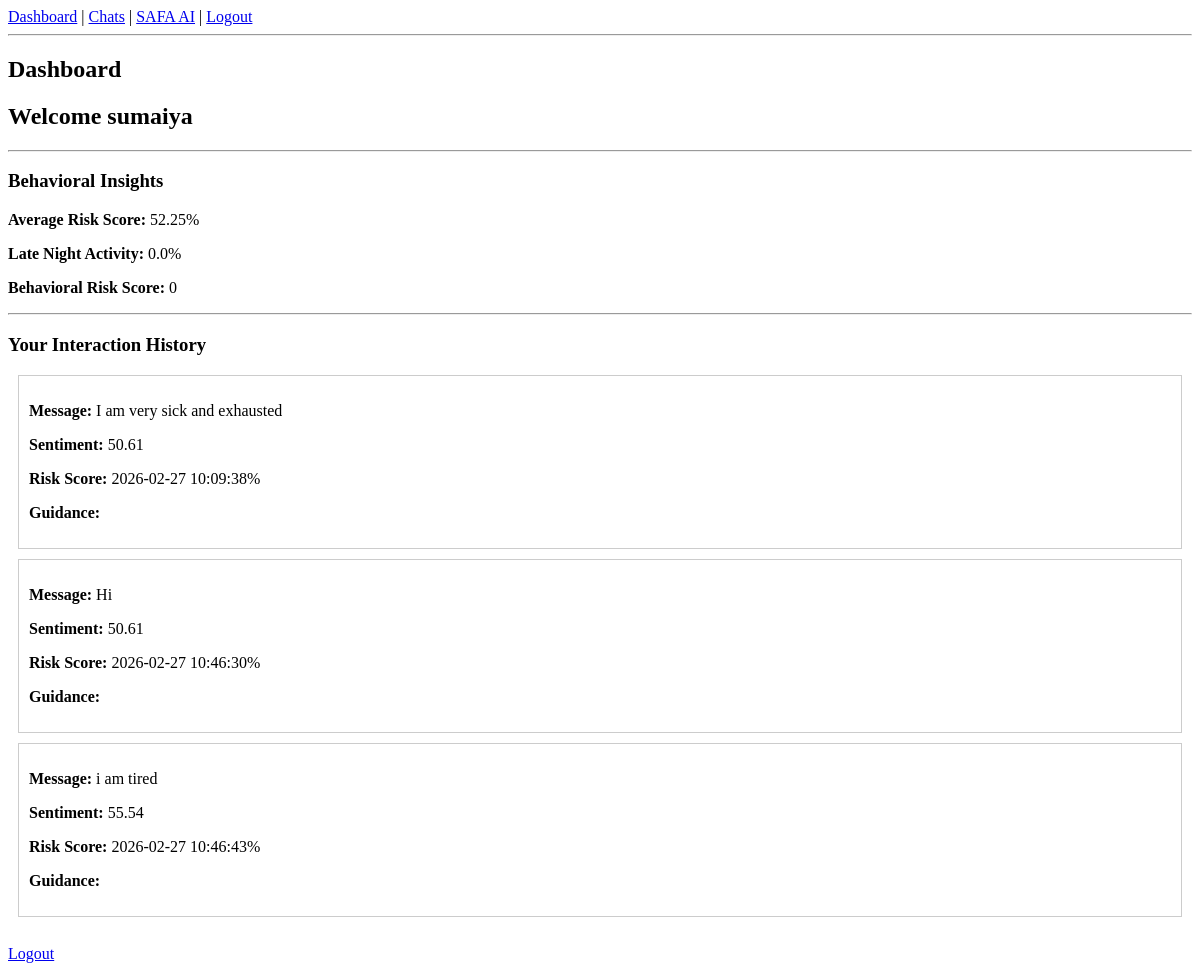
The page /dashboard (signed in) on the database as committed earlier.
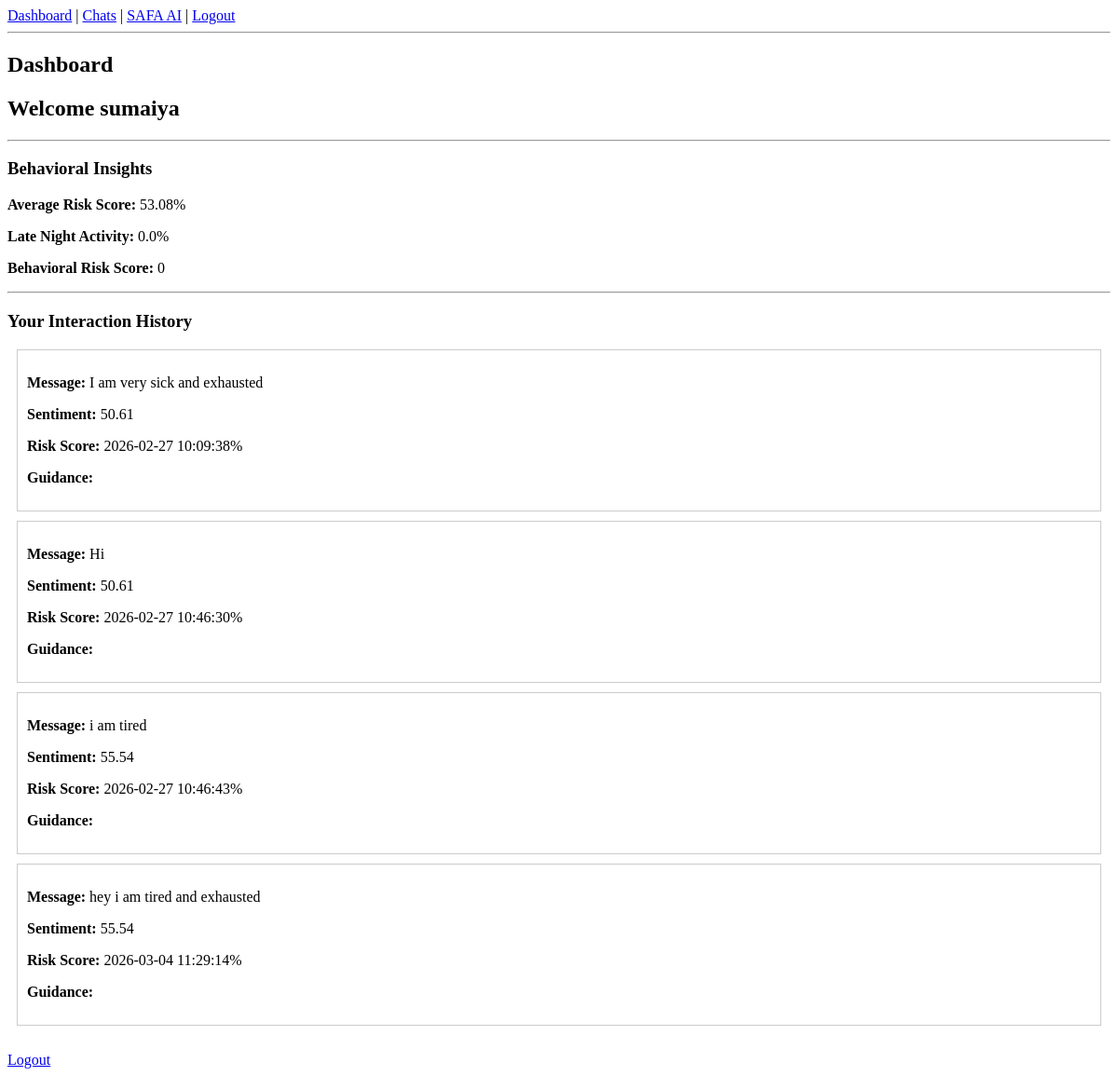
The same page on the database as committed later.
### tables this page shows
CREATE TABLE interactions (
        id INTEGER PRIMARY KEY AUTOINCREMENT,
        user_id INTEGER NOT NULL,
        message TEXT NOT NULL,
        sentiment REAL,
        risk_score REAL,
        guidance TEXT,
        timestamp DATETIME DEFAULT CURRENT_TIMESTAMP,
        FOREIGN KEY(user_id) REFERENCES users(id)
    );

### app.py (the view)
@app.route("/dashboard")
def dashboard():
    if "user_id" not in session:
        return redirect(url_for("login"))
    user_id = session["user_id"]
    history = get_user_history(user_id)
    timestamps = get_user_activity(user_id)
    late_night_ratio = calculate_late_night_usage(timestamps)
    behavior_risk = calculate_behavioral_risk(user_id)
    import sqlite3
    conn = sqlite3.connect("database.db")
    cursor = conn.cursor()
    cursor.execute("""
        SELECT AVG(risk_score)
        FROM interactions
        WHERE user_id = ?
    """, (user_id,))
    avg_risk = cursor.fetchone()[0]
    if avg_risk:
        avg_risk = round(avg_risk, 2)
    else:
        avg_risk = 0
    conn.close()
    return render_template(
        "dashboard.html",
        username=session["username"],
        history=history,
        late_night_ratio=round(late_night_ratio * 100, 2),
        behavior_risk=behavior_risk,
        avg_risk=avg_risk
    )

### behavior/behavior_analyzer.py (called while the page is built)
def get_user_activity(user_id):
    conn = sqlite3.connect(DB_NAME)
    cursor = conn.cursor()
    cursor.execute("""
        SELECT timestamp FROM interactions
        WHERE user_id = ?
    """, (user_id,))
    rows = cursor.fetchall()
    conn.close()
    return [datetime.fromisoformat(r[0]) for r in rows]

def calculate_late_night_usage(timestamps):
    late_night_count = 0
    for ts in timestamps:
        if 0 <= ts.hour <= 4:
            late_night_count += 1
    if len(timestamps) == 0:
        return 0
    return late_night_count / len(timestamps)

def calculate_daily_frequency(timestamps):
    today = datetime.now().date()
    count = 0
    for ts in timestamps:
        if ts.date() == today:
            count += 1
    return count

def weekly_activity_trend(timestamps):
    today = datetime.now()
    last_week = today - timedelta(days=7)
    recent = 0
    older = 0
    for ts in timestamps:
        if ts >= last_week:
            recent += 1
        else:
            older += 1
    if older == 0:
        return 0
    return (recent - older) / max(older, 1)

def calculate_behavioral_risk(user_id):
    timestamps = get_user_activity(user_id)
    late_night_ratio = calculate_late_night_usage(timestamps)
    daily_freq = calculate_daily_frequency(timestamps)
    weekly_trend = weekly_activity_trend(timestamps)
    risk = 0
    if late_night_ratio > 0.3:
        risk += 20
    if daily_freq > 15:
        risk += 15
    if weekly_trend < -0.5:
        risk += 20
    return min(risk, 50)  # behavioral risk max 50

### storage/interaction_store.py (called while the page is built)
def get_user_history(user_id):
    import sqlite3
    conn = sqlite3.connect("database.db")
    cursor = conn.cursor()
    cursor.execute("""
        SELECT message, risk_score, timestamp
        FROM interactions
        WHERE user_id = ?
        ORDER BY timestamp ASC
    """, (user_id,))
    history = cursor.fetchall()
    conn.close()
    return history

### templates/dashboard.html (shortened to what this page needs)
{% extends "base.html" %}
{% block content %}
<h2>Dashboard</h2>
<h2>Welcome {{ username }}</h2>
<hr>
<h3>Behavioral Insights</h3>
<p><strong>Average Risk Score:</strong> {{ avg_risk }}%</p>
<p><strong>Late Night Activity:</strong> {{ late_night_ratio }}%</p>
<p><strong>Behavioral Risk Score:</strong> {{ behavior_risk }}</p>
<hr>
<h3>Your Interaction History</h3>
{% for item in history %}
    <div style="border:1px solid #ccc; padding:10px; margin:10px;">
        <p><strong>Message:</strong> {{ item[0] }}</p>
        <p><strong>Sentiment:</strong> {{ item[1] }}</p>
        <p><strong>Risk Score:</strong> {{ item[2] }}%</p>
        <p><strong>Guidance:</strong> {{ item[3] }}</p>
    </div>
{% endfor %}
<br>
<a href="/logout">Logout</a>
{% endblock %}

### templates/base.html (shortened to what this page needs)
<!DOCTYPE html>
<html>
<head>
</head>
<body>
<nav>
    <a href="/dashboard">Dashboard</a> |
    <a href="/chats">Chats</a> |
    <a href="{{ url_for('safa_ai') }}">SAFA AI</a> |
    <a href="/logout">Logout</a>
</nav>
<hr>
{% block content %}{% endblock %}
</body>
</html>

Rows that differ between the two databases and show on the page:
added interactions: message "hey i am tired and exhausted", risk_score "55.54", timestamp "2026-03-04 11:29:14"
Other text that changed with them:
{{ avg_risk }}: "52.25" → "53.08"
